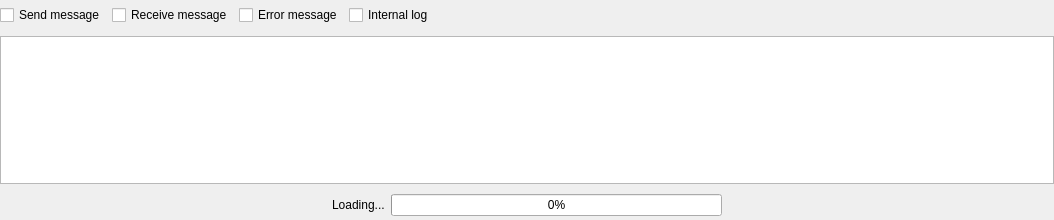
        <widget class="QWidget" name="widget_6" native="true">
         <property name="sizePolicy">
          <sizepolicy hsizetype="Preferred" vsizetype="Fixed">
           <horstretch>0</horstretch>
           <verstretch>0</verstretch>
          </sizepolicy>
         </property>
         <property name="minimumSize">
          <size>
           <width>0</width>
           <height>220</height>
          </size>
         </property>
         <property name="maximumSize">
          <size>
           <width>16777215</width>
           <height>220</height>
          </size>
         </property>
         <layout class="QVBoxLayout" name="verticalLayout_4">
          <property name="leftMargin">
           <number>0</number>
          </property>
          <property name="topMargin">
           <number>0</number>
          </property>
          <property name="rightMargin">
           <number>0</number>
          </property>
          <property name="bottomMargin">
           <number>0</number>
          </property>
          <item>
           <widget class="QWidget" name="widMsgSwitch" native="true">
            <property name="sizePolicy">
             <sizepolicy hsizetype="Preferred" vsizetype="Fixed">
              <horstretch>0</horstretch>
              <verstretch>0</verstretch>
             </sizepolicy>
            </property>
            <property name="minimumSize">
             <size>
              <width>0</width>
              <height>30</height>
             </size>
            </property>
            <property name="maximumSize">
             <size>
              <width>16777215</width>
              <height>30</height>
             </size>
            </property>
            <layout class="QHBoxLayout" name="horizontalLayout_2">
             <property name="leftMargin">
              <number>0</number>
             </property>
             <property name="topMargin">
              <number>0</number>
             </property>
             <property name="rightMargin">
              <number>0</number>
             </property>
             <property name="bottomMargin">
              <number>0</number>
             </property>
             <item>
              <widget class="QCheckBox" name="chkSendMsg">
               <property name="text">
                <string>Send message</string>
               </property>
              </widget>
             </item>
             <item>
              <widget class="QCheckBox" name="chkRecvMsg">
               <property name="text">
                <string>Receive message</string>
               </property>
              </widget>
             </item>
             <item>
              <widget class="QCheckBox" name="chkErrorMsg">
               <property name="text">
                <string>Error message</string>
               </property>
              </widget>
             </item>
             <item>
              <widget class="QCheckBox" name="chkInternalLog">
               <property name="text">
                <string>Internal log</string>
               </property>
              </widget>
             </item>
             <item>
              <spacer name="horizontalSpacer_5">
               <property name="orientation">
                <enum>Qt::Horizontal</enum>
               </property>
               <property name="sizeHint" stdset="0">
                <size>
                 <width>620</width>
                 <height>20</height>
                </size>
               </property>
              </spacer>
             </item>
            </layout>
           </widget>
          </item>
          <item>
           <widget class="QTextBrowser" name="textBrowser"/>
          </item>
          <item>
           <widget class="QWidget" name="widProgress" native="true">
            <property name="sizePolicy">
             <sizepolicy hsizetype="Preferred" vsizetype="Fixed">
              <horstretch>0</horstretch>
              <verstretch>0</verstretch>
             </sizepolicy>
            </property>
            <property name="minimumSize">
             <size>
              <width>0</width>
              <height>30</height>
             </size>
            </property>
            <property name="maximumSize">
             <size>
              <width>16777215</width>
              <height>30</height>
             </size>
            </property>
            <layout class="QHBoxLayout" name="horizontalLayout_4">
             <property name="leftMargin">
              <number>0</number>
             </property>
             <property name="topMargin">
              <number>0</number>
             </property>
             <property name="rightMargin">
              <number>0</number>
             </property>
             <property name="bottomMargin">
              <number>0</number>
             </property>
             <item>
              <spacer name="horizontalSpacer_7">
               <property name="orientation">
                <enum>Qt::Horizontal</enum>
               </property>
               <property name="sizeHint" stdset="0">
                <size>
                 <width>321</width>
                 <height>20</height>
                </size>
               </property>
              </spacer>
             </item>
             <item>
              <widget class="QLabel" name="lblProgressPrompt">
               <property name="text">
                <string>Loading...</string>
               </property>
              </widget>
             </item>
             <item>
              <widget class="QProgressBar" name="progressPercent">
               <property name="value">
                <number>0</number>
               </property>
              </widget>
             </item>
             <item>
              <spacer name="horizontalSpacer_8">
               <property name="orientation">
                <enum>Qt::Horizontal</enum>
               </property>
               <property name="sizeHint" stdset="0">
                <size>
                 <width>321</width>
                 <height>20</height>
                </size>
               </property>
              </spacer>
             </item>
            </layout>
           </widget>
          </item>
         </layout>
        </widget>
